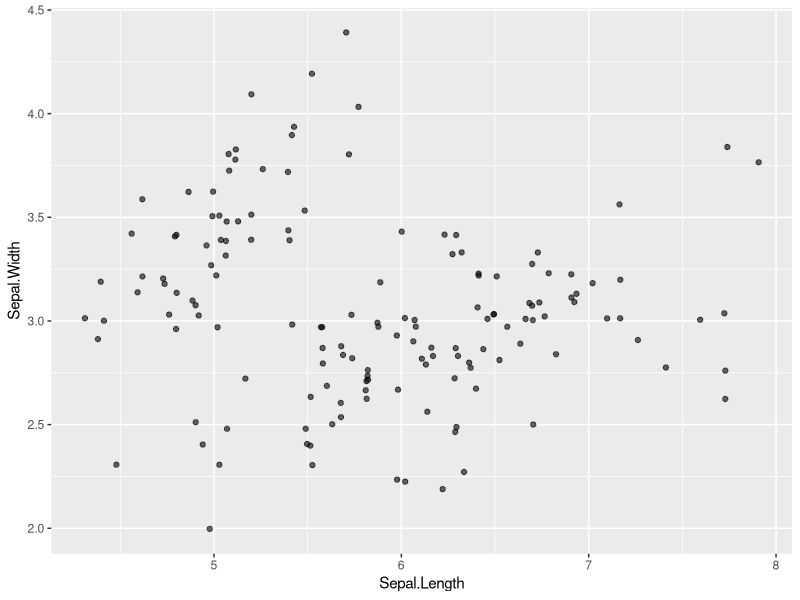
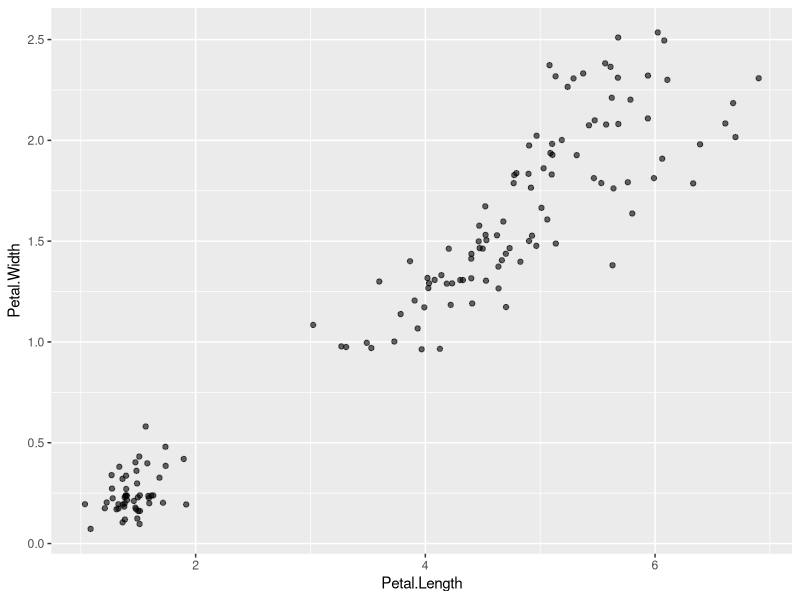
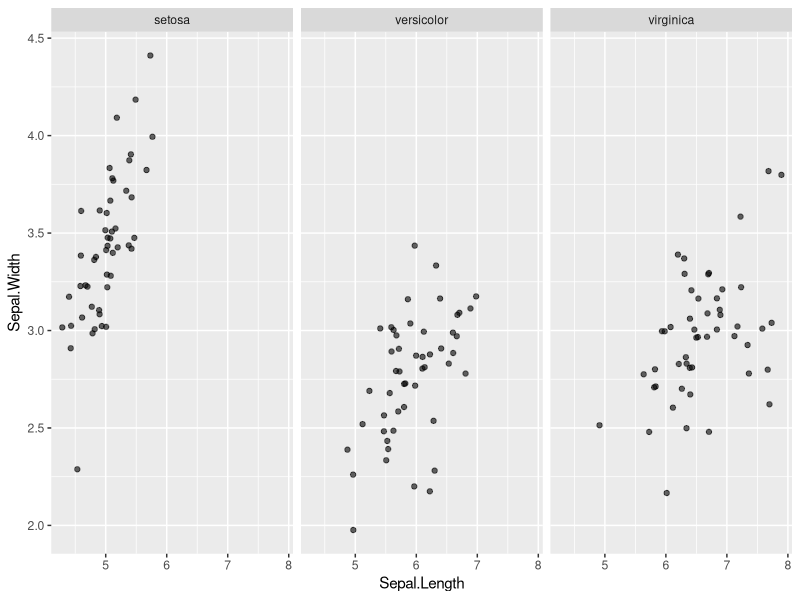
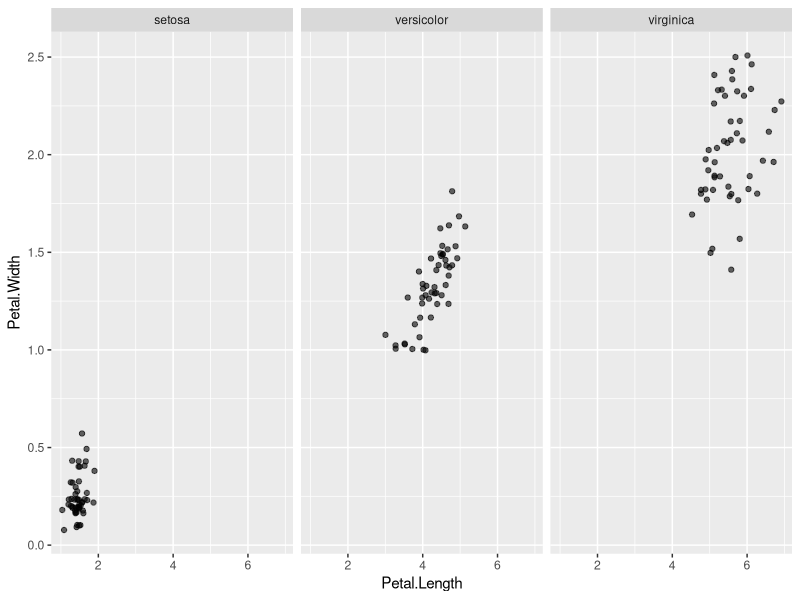

Write the R code that produced these figures, in order.
# install.packages("ggplot2")

library(ggplot2)

head(iris)

ggplot(iris, aes(x = Sepal.Length, y = Sepal.Width)) +
geom_jitter(alpha=0.6)

ggplot(iris, aes(x = Petal.Length, y = Petal.Width)) +
geom_jitter(alpha=0.6)

ggplot(iris, aes(x = Sepal.Length, y = Sepal.Width)) +
geom_jitter(alpha=0.6) +
facet_grid(. ~ Species)

ggplot(iris, aes(x = Petal.Length, y = Petal.Width)) +
geom_jitter(alpha=0.6) +
facet_grid(. ~ Species)
